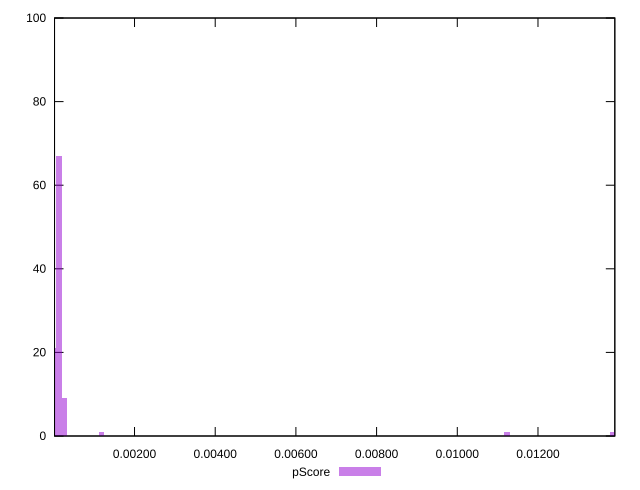

The script that saved this image:
reset

$pScore <<EOF
0.013843696533574154 1
0.011231678319692238 1
0.0001306009106940958 67
0.0011754081962468623 1
0.0002612018213881916 9
0 21
EOF

set key outside below
set boxwidth 0.0001306009106940958
set xrange [0.00001740930184740419:0.013904615330165238]
set yrange [0:100]
set trange [0:100]
set style fill transparent solid 0.5 noborder
set terminal svg size 640, 490 enhanced background rgb 'white'
set output "report_00014_2021-02-09T15:56:05.503Z/largest-contentful-paint/samples/pages+cached/pScore/histogram.svg"

plot $pScore title "pScore" with boxes

reset
